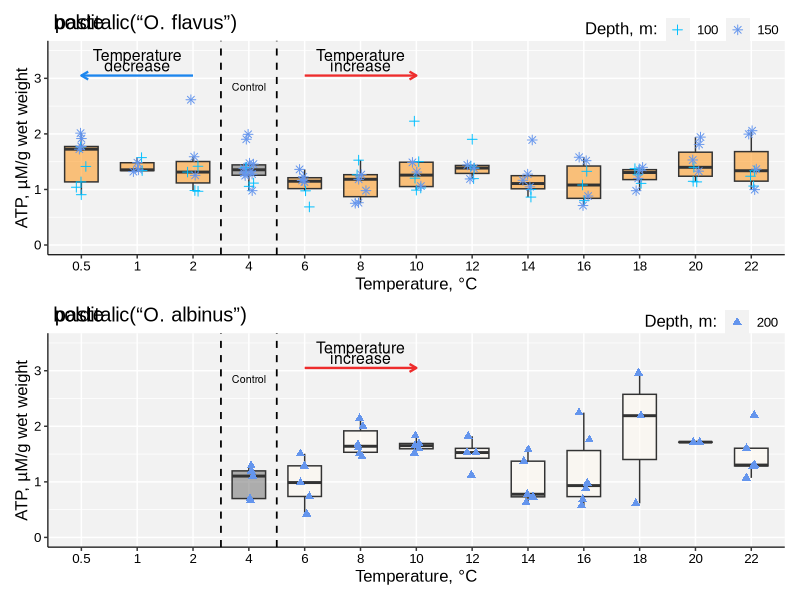
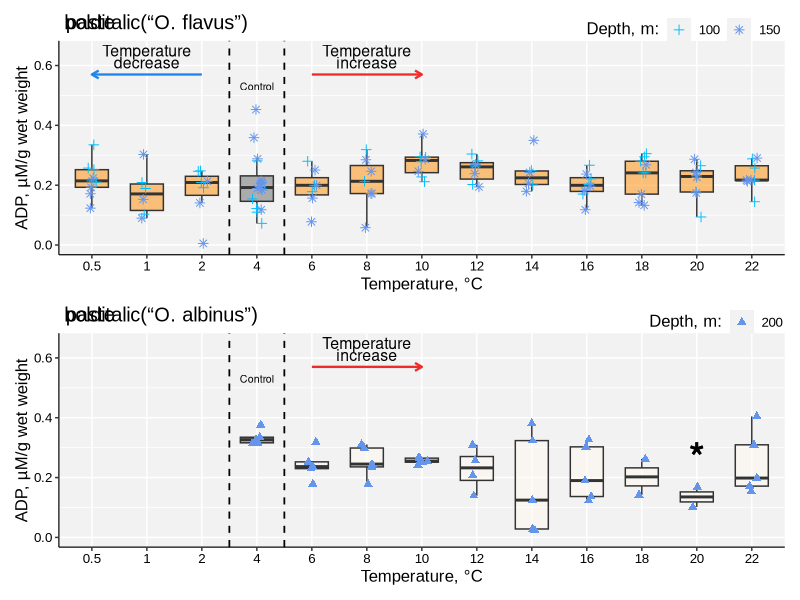
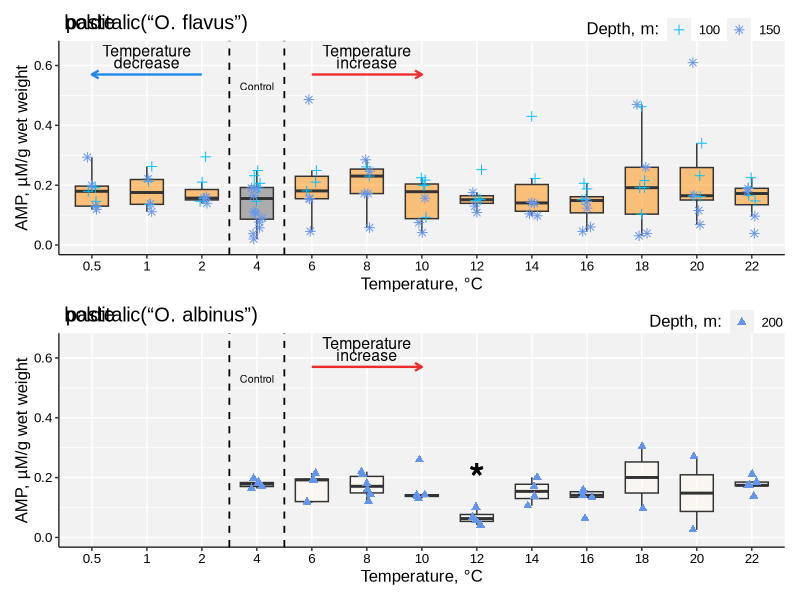
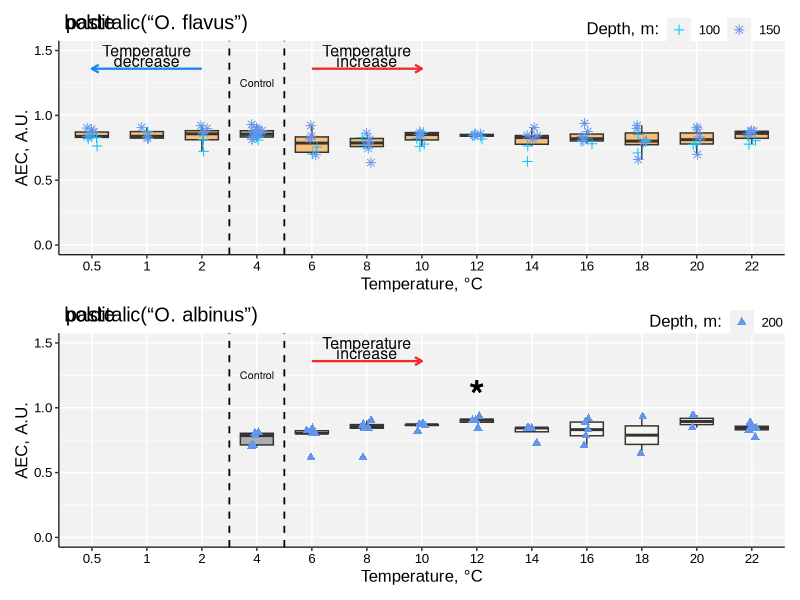
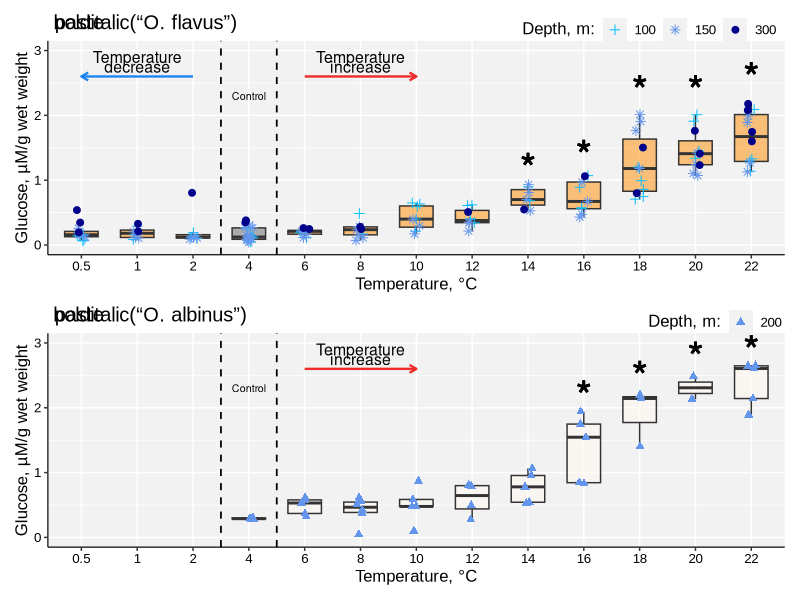
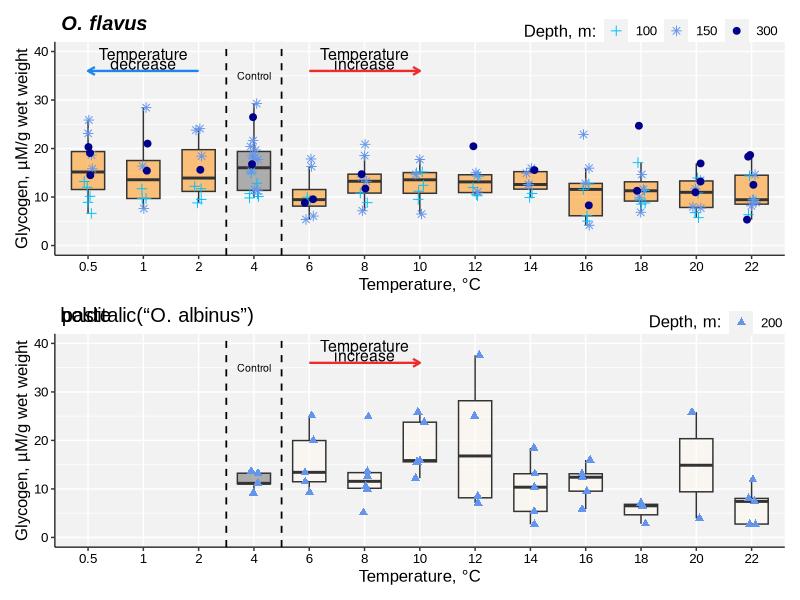
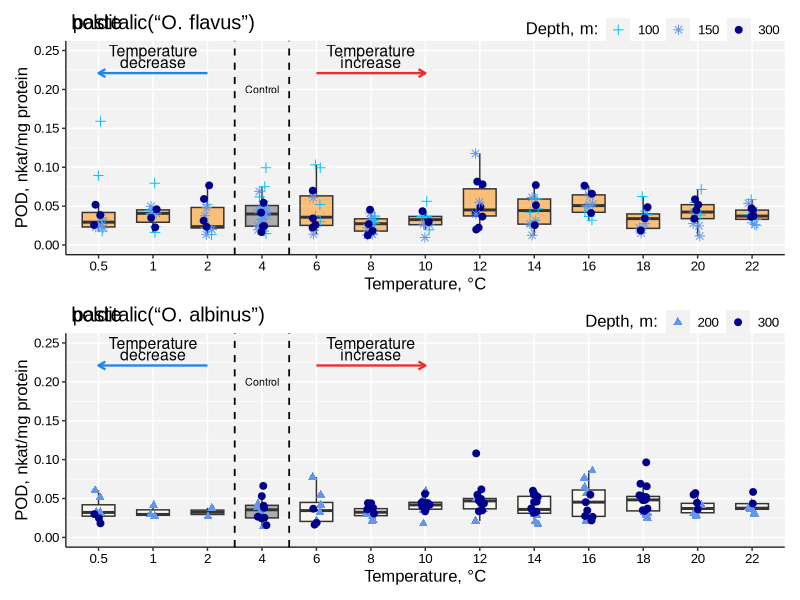
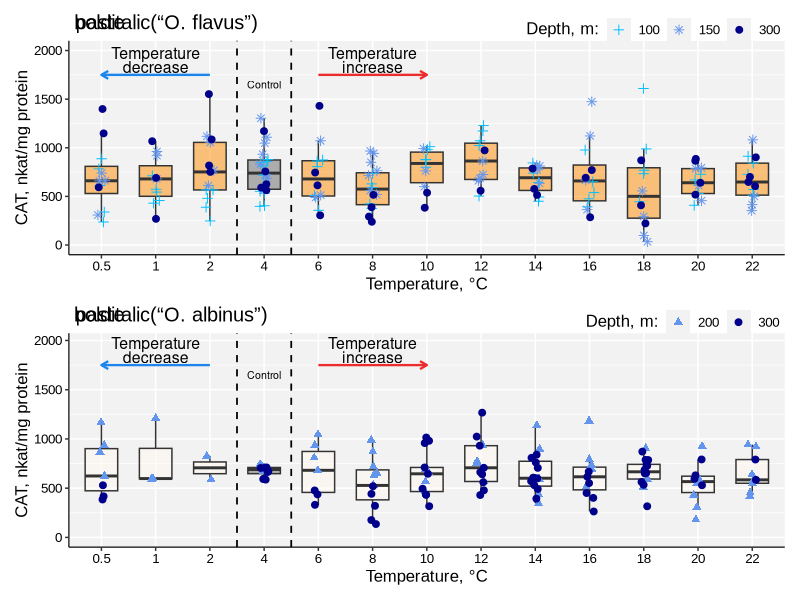

Write the R code that produced these figures, in order.
library(ggplot2)
library(ggtext)
library(glue)
library(patchwork)
library(openxlsx)


#download data
ATP <- read.xlsx("Raw_data_from_Ommatogammarus_in_experiments1.xlsx", sheet = 2)
ADP <- read.xlsx("Raw_data_from_Ommatogammarus_in_experiments1.xlsx", sheet = 3)
AMP <- read.xlsx("Raw_data_from_Ommatogammarus_in_experiments1.xlsx", sheet = 4)
AEC <- read.xlsx("Raw_data_from_Ommatogammarus_in_experiments1.xlsx", sheet = 5)
Glucose <- read.xlsx("Raw_data_from_Ommatogammarus_in_experiments1.xlsx", sheet = 6)
Glycogen <- read.xlsx("Raw_data_from_Ommatogammarus_in_experiments1.xlsx", sheet = 7)
POD <- read.xlsx("Raw_data_from_Ommatogammarus_in_experiments1.xlsx", sheet = 8)
CAT <- read.xlsx("Raw_data_from_Ommatogammarus_in_experiments1.xlsx", sheet = 9)
GST <- read.xlsx("Raw_data_from_Ommatogammarus_in_experiments1.xlsx", sheet = 10)
LDH <- read.xlsx("Raw_data_from_Ommatogammarus_in_experiments1.xlsx", sheet = 11)
#make data part is factors (ATP)
ATP$Temperature <- as.factor(ATP$Temperature)
ATP$Species <- as.factor(ATP$Species)
ATP$Parameter <- as.factor(ATP$Parameter)
ATP$Depth <- as.factor(ATP$Depth)
#make data part is factors (ADP)
ADP$Temperature <- as.factor(ADP$Temperature)
ADP$Species <- as.factor(ADP$Species)
ADP$Parameter <- as.factor(ADP$Parameter)
ADP$`Depth` <- as.factor(ADP$Depth)
#make data part is factors (AMP)
AMP$Temperature <- as.factor(AMP$Temperature)
AMP$Species <- as.factor(AMP$Species)
AMP$Parameter <- as.factor(AMP$Parameter)
AMP$Depth <- as.factor(AMP$Depth)
#make data part is factors (AEC)
AEC$Temperature <- as.factor(AEC$Temperature)
AEC$Species <- as.factor(AEC$Species)
AEC$Parameter <- as.factor(AEC$Parameter)
AEC$Depth <- as.factor(AEC$Depth)
#make data part is factors (Glucose)
Glucose$Temperature <- as.factor(Glucose$Temperature)
Glucose$Species <- as.factor(Glucose$Species)
Glucose$Parameter <- as.factor(Glucose$Parameter)
Glucose$Depth <- as.factor(Glucose$Depth)
#make data part is factors (Glycogen)
Glycogen$Temperature <- as.factor(Glycogen$Temperature)
Glycogen$Species <- as.factor(Glycogen$Species)
Glycogen$Parameter <- as.factor(Glycogen$Parameter)
Glycogen$Depth <- as.factor(Glycogen$Depth)
#make data part is factors (POD)
POD$Temperature <- as.factor(POD$Temperature)
POD$Species <- as.factor(POD$Species)
POD$Parameter <- as.factor(POD$Parameter)
POD$Depth <- as.factor(POD$Depth)
#make data part is factors (CAT)
CAT$Temperature <- as.factor(CAT$Temperature)
CAT$Species <- as.factor(CAT$Species)
CAT$Parameter <- as.factor(CAT$Parameter)
CAT$Depth <- as.factor(CAT$Depth)
#make data part is factors (GST)
GST$Temperature <- as.factor(GST$Temperature)
GST$Species <- as.factor(GST$Species)
GST$Parameter <- as.factor(GST$Parameter)
GST$Depth <- as.factor(GST$Depth)
#make data part is factors (LDH)
LDH$Temperature <- as.factor(LDH$Temperature)
LDH$Species <- as.factor(LDH$Species)
LDH$Parameter <- as.factor(LDH$Parameter)
LDH$Depth <- as.factor(LDH$Depth)
#split table at Species factor (ATP)
FlavusATP <- ATP[ATP$Species == "O. flavus", ]
AlbinusATP <- ATP[ATP$Species == "O. albinus", ]
#split table at Species factor (ADP)
FlavusADP <- ADP[ADP$Species == "O. flavus", ]
AlbinusADP <- ADP[ADP$Species == "O. albinus", ]
#split table at Species factor (AMP)
FlavusAMP <- AMP[AMP$Species == "O. flavus", ]
AlbinusAMP <- AMP[AMP$Species == "O. albinus", ]
#split table at Species factor (AEC)
FlavusAEC <- AEC[AEC$Species == "O. flavus", ]
AlbinusAEC <- AEC[AEC$Species == "O. albinus", ]
#split table at Species factor (Glucose)
FlavusGlucose <- Glucose[Glucose$Species == "O. flavus", ]
AlbinusGlucose <- Glucose[Glucose$Species == "O. albinus", ]
#split table at Species factor (Glycogen)
FlavusGlycogen <- Glycogen[Glycogen$Species == "O. flavus", ]
AlbinusGlycogen <- Glycogen[Glycogen$Species == "O. albinus", ]
#split table at Species factor (POD)
FlavusPOD <- POD[POD$Species == "O. flavus", ]
AlbinusPOD <- POD[POD$Species == "O. albinus", ]
#split table at Species factor (CAT)
FlavusCAT <- CAT[CAT$Species == "O. flavus", ]
AlbinusCAT <- CAT[CAT$Species == "O. albinus", ]
#split table at Species factor (GST)
FlavusGST <- GST[GST$Species == "O. flavus", ]
AlbinusGST <- GST[GST$Species == "O. albinus", ]
#split table at Species factor (LDH)
FlavusLDH <- LDH[LDH$Species == "O. flavus", ]
AlbinusLDH <- LDH[LDH$Species == "O. albinus", ]

#plot for ATP O. flavus
FlavusATP[,3] <- factor(FlavusATP[,3], levels=unique(FlavusATP[,3]))
FlavusATPcoluor <- c("darkorange", "darkorange", "darkorange", "gray40", "darkorange", "darkorange",
                     "darkorange", "darkorange", "darkorange", "darkorange", "darkorange", "darkorange",
                     "darkorange")
p1 <- ggplot(FlavusATP, 
       aes(x = Temperature, y = Value, ymin = 0)) +
  geom_boxplot(outlier.alpha = 0, alpha = 0.5, fill = FlavusATPcoluor, width = 0.6) +  
  geom_point(size = 2, alpha = 1, aes(group = Temperature, col = Depth, shape = Depth), 
             position = position_jitterdodge(jitter.width = 0.5)) +
  labs(fill = "Температура",
       col = "Depth, m:",
       shape = "Depth, m:",
       x = "Temperature, °C",
       y = "ATP, µM/g wet weight",
  ) +
  theme(title  = ggtext::element_markdown()) +
  scale_color_manual(values = c("deepskyblue", "cornflowerblue",'cornflowerblue', "darkblue")) +
  scale_shape_manual(values = c(3, 8, 17)) +
  ggtitle(substitute(paste(bolditalic('O. flavus')))) +
  theme(panel.background = element_rect(fill = 'gray95')) +
  theme(text=element_text(color="black"),axis.text=element_text(color="black")) +
  theme(plot.title = element_text(hjust = 0.5)) + 
  ylim(0, 3.5) +
  geom_vline(xintercept=c(3.5,4.5), linetype = "dashed", linewidth = 0.6) +
  annotate("segment", x = 5, xend = 7, y = 3.05, yend = 3.05, colour = "firebrick2", size=0.8, arrow=arrow(length = unit(0.2, "cm"))) +
  annotate("segment", x = 3, xend = 1, y = 3.05, yend = 3.05, colour = "dodgerblue2", size=0.8, arrow=arrow(length = unit(0.2, "cm"))) +
  annotate("text", x = c(2), y = c(3.42), label = "Temperature", cex=4, col = "black") +
  annotate("text", x = c(2), y = c(3.23), label = "decrease", cex=4, col = "black") +
  annotate("text", x = c(6), y = c(3.42), label = "Temperature", cex=4, col = "black") +
  annotate("text", x = c(6), y = c(3.23), label = "increase", cex=4, col = "black") +
  annotate("text", x = c(4), y = c(2.85), label = "Control", cex=2.7, col = "black") + 
  theme(text=element_text(color="black"),axis.text=element_text(color="black")) +
  theme(text=element_text(size=12, family="Arial")) + 
  theme(legend.position = c(0.86, 1.0515),
        legend.direction = "horizontal") +
  theme(plot.title = element_text(hjust = 0.01)) + theme(legend.background=element_rect(fill = alpha("white", 0))) + 
  theme(
    axis.line = element_line(linewidth = 0.4, color="black"))
#save plot ATP
ggsave("2023-12-20_АТФ flavus.png", width = 20, height = 11, units = "cm", dpi = 600)


#plot for ADP O. albinus
AlbinusATP[,3] <- factor(AlbinusATP[,3], levels=unique(AlbinusATP[,3]))
AlbinusATPcoluor <- c("gray40", "floralwhite", "floralwhite",
                      "floralwhite", "floralwhite", "floralwhite", "floralwhite", "floralwhite", "floralwhite",
                      "floralwhite")

p2 <- ggplot(AlbinusATP, 
       aes(x = factor(Temperature), y = Value, ymin = 0)) +
  geom_boxplot(outlier.alpha = 0, alpha = 0.5, fill = AlbinusATPcoluor, width = 0.6) +  
  geom_point(size = 2, alpha = 1, aes(group = Temperature, col = Depth, shape = Depth), 
             position = position_jitterdodge(jitter.width = 0.5)) +
  labs(fill = "Температура",
       col = "Depth, m:",
       shape = "Depth, m:",
       x = "Temperature, °C",
       y = "ATP, µM/g wet weight",
  ) +
  theme(title  = ggtext::element_markdown()) +
  scale_color_manual(values = c("cornflowerblue")) +
  scale_shape_manual(values = c(17)) +
  ggtitle(substitute(paste(bolditalic('O. albinus')))) +
  theme(panel.background = element_rect(fill = 'gray95')) +
  theme(text=element_text(color="black"),axis.text=element_text(color="black")) +
  theme(plot.title = element_text(hjust = 0.5)) + 
  ylim(0, 3.5) +
  geom_vline(xintercept=c(3.5,4.5), linetype = "dashed", linewidth = 0.6) +
  annotate("segment", x = 5, xend = 7, y = 3.05, yend = 3.05, colour = "firebrick2", size=0.8, arrow=arrow(length = unit(0.2, "cm"))) +
  annotate("text", x = c(6), y = c(3.42), label = "Temperature", cex=4, col = "black") +
  annotate("text", x = c(6), y = c(3.23), label = "increase", cex=4, col = "black") +
  annotate("text", x = c(4), y = c(2.85), label = "Control", cex=2.7, col = "black") + 
  theme(text=element_text(color="black"),axis.text=element_text(color="black")) +
  theme(text=element_text(size=12, family="Arial")) + 
  theme(legend.position = c(0.9, 1.0515),
        legend.direction = "horizontal", 
        legend.spacing.y = unit(1.0, 'cm')) +
  theme(plot.title = element_text(hjust = 0.01)) + theme(legend.background=element_rect(fill = alpha("white", 0))) + 
  theme(
    axis.line = element_line(linewidth = 0.4, color="black")) +
    scale_x_discrete(limits = c('0.5', '1', '2', '4', '6', '8', '10', '12', '14', '16', '18', '20', '22'))
ggsave("2023-12-20_АТФ albinus.png", width = 20, height = 11, units = "cm", dpi = 600) 

p1/p2
ggsave("2023-12-20_АТФ albinus и flavus2.0.png", width = 20, height = 22, units = "cm", dpi = 600)

#plot for ADP O. flavus
FlavusADP[,3] <- factor(FlavusADP[,3], levels=unique(FlavusADP[,3]))
FlavusADPcoluor <- c("darkorange", "darkorange", "darkorange", "gray40", "darkorange", "darkorange",
                     "darkorange", "darkorange", "darkorange", "darkorange", "darkorange", "darkorange",
                     "darkorange")
p3 <- ggplot(FlavusADP, 
       aes(x = Temperature, y = Value, ymin = 0)) +
  geom_boxplot(outlier.alpha = 0, alpha = 0.5, fill = FlavusADPcoluor, width = 0.6) +  
  geom_point(size = 2, alpha = 1, aes(group = Temperature, col = Depth, shape = Depth), 
             position = position_jitterdodge(jitter.width = 0.5)) +
  labs(fill = "Температура",
       col = "Depth, m:",
       shape = "Depth, m:",
       x = "Temperature, °C",
       y = "ADP, µM/g wet weight",
  ) +
  theme(title  = ggtext::element_markdown()) +
  scale_color_manual(values = c("deepskyblue", "cornflowerblue", "darkblue")) +
  scale_shape_manual(values = c(3, 8, 19, 3, 8, 19, 8, 19)) +
  ggtitle(substitute(paste(bolditalic('O. flavus')))) +
  theme(panel.background = element_rect(fill = 'gray95')) +
  theme(text=element_text(color="black"),axis.text=element_text(color="black")) +
  theme(plot.title = element_text(hjust = 0.5)) +
  geom_vline(xintercept=c(3.5,4.5), linetype = "dashed", linewidth = 0.6) +
  annotate("segment", x = 5, xend = 7, y = .57, yend = .57, colour = "firebrick2", size=0.8, arrow=arrow(length = unit(0.2, "cm"))) +
  annotate("segment", x = 3, xend = 1, y = .57, yend = .57, colour = "dodgerblue2", size=0.8, arrow=arrow(length = unit(0.2, "cm"))) +
  annotate("text", x = c(2), y = c(.65), label = "Temperature", cex=4, col = "black") +
  annotate("text", x = c(2), y = c(.61), label = "decrease", cex=4, col = "black") +
  annotate("text", x = c(6), y = c(.65), label = "Temperature", cex=4, col = "black") +
  annotate("text", x = c(6), y = c(.61), label = "increase", cex=4, col = "black") +
  annotate("text", x = c(4), y = c(.53), label = "Control", cex=2.7, col = "black") + 
  theme(text=element_text(color="black"),axis.text=element_text(color="black")) + 
  theme(text=element_text(color="black"),axis.text=element_text(color="black")) +
  theme(text=element_text(size=12, family="Arial")) +
  ylim(0, .65) + 
  theme(legend.position = c(0.86, 1.0515),
        legend.direction = "horizontal") +
  theme(plot.title = element_text(hjust = 0.01)) + theme(legend.background=element_rect(fill = alpha("white", 0))) + 
  theme(
    axis.line = element_line(linewidth = 0.4, color="black"))
#save plot ADP
ggsave("2023-12-20_АДФ flavus.png", width = 20, height = 11, units = "cm", dpi = 600)

#plot for ADP O. albinus
AlbinusADP[,3] <- factor(AlbinusADP[,3], levels=unique(AlbinusADP[,3]))
AlbinusADPcoluor <- c("gray40", "floralwhite", "floralwhite",
                      "floralwhite", "floralwhite", "floralwhite", "floralwhite", "floralwhite", "floralwhite",
                      "floralwhite")
p4 <- ggplot(AlbinusADP, 
       aes(x = Temperature, y = Value, ymin = 0)) +
  geom_boxplot(outlier.alpha = 0, alpha = 0.5, fill = AlbinusADPcoluor, width = 0.6) +  
  geom_point(size = 2, alpha = 1, aes(group = Temperature, col = Depth, shape = Depth), 
             position = position_jitterdodge(jitter.width = 0.5)) +
  labs(fill = "Температура",
       col = "Depth, m:",
       shape = "Depth, m:",
       x = "Temperature, °C",
       y = "ADP, µM/g wet weight",
  ) +
  theme(title  = ggtext::element_markdown()) +
  scale_color_manual(values = c("cornflowerblue")) +
  scale_shape_manual(values = c(17)) +
  ggtitle(substitute(paste(bolditalic('O. albinus')))) +
  theme(panel.background = element_rect(fill = 'gray95')) +
  theme(text=element_text(color="black"),axis.text=element_text(color="black")) +
  theme(plot.title = element_text(hjust = 0.5)) + 
  ylim(0, 0.65) +
  geom_vline(xintercept=c(3.5,4.5), linetype = "dashed", linewidth = 0.6) +
  annotate("segment", x = 5, xend = 7, y = .57, yend = .57, colour = "firebrick2", size=0.8, arrow=arrow(length = unit(0.2, "cm"))) +
  annotate("text", x = c(6), y = c(.65), label = "Temperature", cex=4, col = "black") +
  annotate("text", x = c(6), y = c(.61), label = "increase", cex=4, col = "black") +
  annotate("text", x = c(4), y = c(.53), label = "Control", cex=2.7, col = "black") + 
  annotate("text", x = c(12), y = c(0.27), label = substitute(paste(bold("*"))), cex=10, col = "black") +
  theme(text=element_text(color="black"),axis.text=element_text(color="black")) +
  theme(text=element_text(size=12, family="Arial")) + 
  theme(legend.position = c(0.905, 1.0515),
        legend.direction = "horizontal") +
  theme(plot.title = element_text(hjust = 0.01)) + theme(legend.background=element_rect(fill = alpha("white", 0))) + 
  theme(
    axis.line = element_line(linewidth = 0.4, color="black")) +
  scale_x_discrete(limits = c('0.5', '1', '2', '4', '6', '8', '10', '12', '14', '16', '18', '20', '22'))
#save plot ADP
ggsave("2023-12-20_АДФ albinus.png", width = 20, height = 11, units = "cm", dpi = 600)


p3/p4
ggsave("2023-12-20_АДФ albinus и flavus2.0.png", width = 20, height = 22, units = "cm", dpi = 600)

#plot for AMP O. flavus
FlavusAMP[,3] <- factor(FlavusAMP[,3], levels=unique(FlavusAMP[,3]))
FlavusAMPcoluor <- c("darkorange", "darkorange", "darkorange", "gray40", "darkorange", "darkorange",
                     "darkorange", "darkorange", "darkorange", "darkorange", "darkorange", "darkorange",
                     "darkorange")
p5 <- ggplot(FlavusAMP, 
       aes(x = Temperature, y = Value, ymin = 0)) +
  geom_boxplot(outlier.alpha = 0, alpha = 0.5, fill = FlavusADPcoluor, width = 0.6) +  
  geom_point(size = 2, alpha = 1, aes(group = Temperature, col = Depth, shape = Depth), 
             position = position_jitterdodge(jitter.width = 0.5)) +
  labs(fill = "Температура",
       col = "Depth, m:",
       shape = "Depth, m:",
       x = "Temperature, °C",
       y = "AMP, µM/g wet weight",
  ) +
  theme(title  = ggtext::element_markdown()) +
  scale_color_manual(values = c("deepskyblue", "cornflowerblue", "darkblue")) +
  scale_shape_manual(values = c(3, 8, 19, 3, 8, 19, 8, 19)) +
  ggtitle(substitute(paste(bolditalic('O. flavus')))) +
  theme(panel.background = element_rect(fill = 'gray95')) +
  theme(text=element_text(color="black"),axis.text=element_text(color="black")) +
  theme(plot.title = element_text(hjust = 0.5)) +
  geom_vline(xintercept=c(3.5,4.5), linetype = "dashed", linewidth = 0.6) +
  annotate("segment", x = 5, xend = 7, y = .57, yend = .57, colour = "firebrick2", size=0.8, arrow=arrow(length = unit(0.2, "cm"))) +
  annotate("segment", x = 3, xend = 1, y = .57, yend = .57, colour = "dodgerblue2", size=0.8, arrow=arrow(length = unit(0.2, "cm"))) +
  annotate("text", x = c(2), y = c(.65), label = "Temperature", cex=4, col = "black") +
  annotate("text", x = c(2), y = c(.61), label = "decrease", cex=4, col = "black") +
  annotate("text", x = c(6), y = c(.65), label = "Temperature", cex=4, col = "black") +
  annotate("text", x = c(6), y = c(.61), label = "increase", cex=4, col = "black") +
  annotate("text", x = c(4), y = c(.53), label = "Control", cex=2.7, col = "black") + 
  theme(text=element_text(color="black"),axis.text=element_text(color="black")) + 
  theme(text=element_text(size=12, family="Arial")) +
  ylim(0, .65) + 
  theme(legend.position = c(0.86, 1.0515),
        legend.direction = "horizontal") +
  theme(plot.title = element_text(hjust = 0.01)) + theme(legend.background=element_rect(fill = alpha("white", 0))) + 
  theme(
    axis.line = element_line(linewidth = 0.4, color="black"))
#save plot AMP
ggsave("2023-12-20_АМФ flavus.png", width = 20, height = 11, units = "cm", dpi = 600)

#plot for AMP O. albinus
AlbinusAMP[,3] <- factor(AlbinusAMP[,3], levels=unique(AlbinusAMP[,3]))
AlbinusAMPcoluor <- c("gray40", "floralwhite", "floralwhite",
                      "floralwhite", "floralwhite", "floralwhite", "floralwhite", "floralwhite", "floralwhite",
                      "floralwhite")
p6 <- ggplot(AlbinusAMP, 
       aes(x = Temperature, y = Value, ymin = 0)) +
  geom_boxplot(outlier.alpha = 0, alpha = 0.5, fill = AlbinusAMPcoluor, width = 0.6) +  
  geom_point(size = 2, alpha = 1, aes(group = Temperature, col = Depth, shape = Depth), 
             position = position_jitterdodge(jitter.width = 0.5)) +
  labs(fill = "Температура",
       col = "Depth, m:",
       shape = "Depth, m:",
       x = "Temperature, °C",
       y = "AMP, µM/g wet weight",
  ) +
  theme(title  = ggtext::element_markdown()) +
  scale_color_manual(values = c("cornflowerblue")) +
  scale_shape_manual(values = c(17)) +
  ggtitle(substitute(paste(bolditalic('O. albinus')))) +
  theme(panel.background = element_rect(fill = 'gray95')) +
  theme(text=element_text(color="black"),axis.text=element_text(color="black")) +
  theme(plot.title = element_text(hjust = 0.5)) + 
  ylim(0, 0.65) +
  geom_vline(xintercept=c(3.5,4.5), linetype = "dashed", linewidth = 0.6) +
  annotate("segment", x = 5, xend = 7, y = .57, yend = .57, colour = "firebrick2", size=0.8, arrow=arrow(length = unit(0.2, "cm"))) +
  annotate("text", x = c(6), y = c(.65), label = "Temperature", cex=4, col = "black") +
  annotate("text", x = c(6), y = c(.61), label = "increase", cex=4, col = "black") +
  annotate("text", x = c(4), y = c(.53), label = "Control", cex=2.7, col = "black") + 
  annotate("text", x = c(8), y = c(0.2), label = substitute(paste(bold("*"))), cex=10, col = "black") +
  theme(text=element_text(color="black"),axis.text=element_text(color="black")) + 
  theme(text=element_text(size=12, family="Arial")) + 
  theme(legend.position = c(0.905, 1.0515),
        legend.direction = "horizontal") +
  theme(plot.title = element_text(hjust = 0.01)) + theme(legend.background=element_rect(fill = alpha("white", 0))) + 
  theme(
    axis.line = element_line(linewidth = 0.4, color="black")) +
  scale_x_discrete(limits = c('0.5', '1', '2', '4', '6', '8', '10', '12', '14', '16', '18', '20', '22'))
#save plot AMP
ggsave("2023-12-20_АМФ albinus.png", width = 20, height = 11, units = "cm", dpi = 600)

p5/p6
ggsave("2_p_2023-12-20_АМФ albinus и flavus.png", width = 20, height = 22, units = "cm", dpi = 600)

#################################################################################################################################################################

#plot for AEC O. flavus
FlavusAEC[,3] <- factor(FlavusAEC[,3], levels=unique(FlavusAEC[,3]))
FlavusAECcoluor <- c("darkorange", "darkorange", "darkorange", "gray40", "darkorange", "darkorange",
                     "darkorange", "darkorange", "darkorange", "darkorange", "darkorange", "darkorange",
                     "darkorange")
p7 <- ggplot(FlavusAEC, 
       aes(x = Temperature, y = Value, ymin = 0)) +
  geom_boxplot(outlier.alpha = 0, alpha = 0.5, fill = FlavusAECcoluor, width = 0.6) +  
  geom_point(size = 2, alpha = 1, aes(group = Temperature, col = Depth, shape = Depth), 
             position = position_jitterdodge(jitter.width = 0.5)) +
  labs(fill = "Температура",
       col = "Depth, m:",
       shape = "Depth, m:",
       x = "Temperature, °C",
       y = "AEC, A.U.",
  ) +
  theme(title  = ggtext::element_markdown()) +
  scale_color_manual(values = c("deepskyblue", "cornflowerblue", "darkblue")) +
  scale_shape_manual(values = c(3, 8, 19, 3, 8, 19, 8, 19)) +
  ggtitle(substitute(paste(bolditalic('O. flavus')))) +
  theme(panel.background = element_rect(fill = 'gray95')) +
  theme(text=element_text(color="black"),axis.text=element_text(color="black")) +
  theme(plot.title = element_text(hjust = 0.5)) +
  geom_vline(xintercept=c(3.5,4.5), linetype = "dashed", linewidth = 0.6) +
  annotate("segment", x = 5, xend = 7, y = 1.36, yend = 1.36, colour = "firebrick2", size=0.8, arrow=arrow(length = unit(0.2, "cm"))) +
  annotate("segment", x = 3, xend = 1, y = 1.36, yend = 1.36, colour = "dodgerblue2", size=0.8, arrow=arrow(length = unit(0.2, "cm"))) +
  annotate("text", x = c(2), y = c(1.5), label = "Temperature", cex=4, col = "black") +
  annotate("text", x = c(2), y = c(1.42), label = "decrease", cex=4, col = "black") +
  annotate("text", x = c(6), y = c(1.5), label = "Temperature", cex=4, col = "black") +
  annotate("text", x = c(6), y = c(1.42), label = "increase", cex=4, col = "black") +
  annotate("text", x = c(4), y = c(1.25), label = "Control", cex=2.7, col = "black") + 
  theme(text=element_text(color="black"),axis.text=element_text(color="black")) + 
  theme(text=element_text(size=12, family="Arial")) +
  ylim(0, 1.5) + 
  theme(legend.position = c(0.86, 1.0515),
        legend.direction = "horizontal") +
  theme(plot.title = element_text(hjust = 0.01)) + theme(legend.background=element_rect(fill = alpha("white", 0))) + 
  theme(
    axis.line = element_line(linewidth = 0.4, color="black"))
#save plot AEC
ggsave("2023-12-19_АEC flavus.png", width = 20, height = 11, units = "cm", dpi = 600)

#plot for AEC O. albinus
AlbinusAEC[,3] <- factor(AlbinusAEC[,3], levels=unique(AlbinusAEC[,3]))
AlbinusAECcoluor <- c("gray40", "floralwhite", "floralwhite",
                      "floralwhite", "floralwhite", "floralwhite", "floralwhite", "floralwhite", "floralwhite",
                      "floralwhite")
p8 <- ggplot(AlbinusAEC, 
       aes(x = Temperature, y = Value, ymin = 0)) +
  geom_boxplot(outlier.alpha = 0, alpha = 0.5, fill = AlbinusAECcoluor, width = 0.6) +  
  geom_point(size = 2, alpha = 1, aes(group = Temperature, col = Depth, shape = Depth), 
             position = position_jitterdodge(jitter.width = 0.5)) +
  labs(fill = "Температура",
       col = "Depth, m:",
       shape = "Depth, m:",
       x = "Temperature, °C",
       y = "AEC, A.U.",
  ) +
  theme(title  = ggtext::element_markdown()) +
  scale_color_manual(values = c("cornflowerblue")) +
  scale_shape_manual(values = c(17)) +
  ggtitle(substitute(paste(bolditalic('O. albinus')))) +
  theme(panel.background = element_rect(fill = 'gray95')) +
  theme(text=element_text(color="black"),axis.text=element_text(color="black")) +
  theme(plot.title = element_text(hjust = 0.5)) + 
  ylim(0, 1.5) +
  geom_vline(xintercept=c(3.5,4.5), linetype = "dashed", linewidth = 0.6) +
  annotate("segment", x = 5, xend = 7, y = 1.36, yend = 1.36, colour = "firebrick2", size=0.8, arrow=arrow(length = unit(0.2, "cm"))) +
  annotate("text", x = c(6), y = c(1.5), label = "Temperature", cex=4, col = "black") +
  annotate("text", x = c(6), y = c(1.42), label = "increase", cex=4, col = "black") +
  annotate("text", x = c(4), y = c(1.25), label = "Control", cex=2.7, col = "black") + 
  annotate("text", x = c(8), y = c(1.1), label = substitute(paste(bold("*"))), cex=10, col = "black") +
  theme(text=element_text(color="black"),axis.text=element_text(color="black")) +
  theme(text=element_text(size=12, family="Arial")) + 
  theme(legend.position = c(0.905, 1.0515),
        legend.direction = "horizontal") +
  theme(plot.title = element_text(hjust = 0.01)) + theme(legend.background=element_rect(fill = alpha("white", 0))) + 
  theme(
    axis.line = element_line(linewidth = 0.4, color="black")) +
  scale_x_discrete(limits = c('0.5', '1', '2', '4', '6', '8', '10', '12', '14', '16', '18', '20', '22'))
#save plot AEC
ggsave("2023-12-18_АEC albinus.png", width = 20, height = 11, units = "cm", dpi = 600)

p7/p8
#save plot AEC
ggsave("2_p_2023-12-20_АEC albinus и flavus.png", width = 20, height = 22, units = "cm", dpi = 600)

#################################################################################################################################################################

#plot for Glucose O. flavus
FlavusGlucose[,3] <- factor(FlavusGlucose[,3], levels=unique(FlavusGlucose[,3]))
FlavusGlucosecoluor <- c("darkorange", "darkorange", "darkorange", "gray40", "darkorange", "darkorange",
                         "darkorange", "darkorange", "darkorange", "darkorange", "darkorange", "darkorange",
                         "darkorange")
p9 <- ggplot(FlavusGlucose, 
       aes(x = Temperature, y = Value, ymin = 0)) +
  geom_boxplot(outlier.alpha = 0, alpha = 0.5, fill = FlavusGlucosecoluor, width = 0.6) +  
  geom_point(size = 2, alpha = 1, aes(group = Temperature, col = Depth, shape = Depth), 
             position = position_jitterdodge(jitter.width = 0.5)) +
  labs(fill = "Температура",
       col = "Depth, m:",
       shape = "Depth, m:",
       x = "Temperature, °C",
       y = "Glucose, µM/g wet weight",
  ) +
  theme(title  = ggtext::element_markdown()) +
  scale_color_manual(values = c("deepskyblue", "cornflowerblue", "darkblue")) +
  scale_shape_manual(values = c(3, 8, 19, 3, 8, 19, 8, 19)) +
  ggtitle(substitute(paste(bolditalic('O. flavus')))) +
  theme(panel.background = element_rect(fill = 'gray95')) +
  theme(text=element_text(color="black"),axis.text=element_text(color="black")) +
  theme(plot.title = element_text(hjust = 0.5)) +
  geom_vline(xintercept=c(3.5,4.5), linetype = "dashed", linewidth = 0.6) +
  annotate("segment", x = 5, xend = 7, y = 2.6, yend = 2.6, colour = "firebrick2", size=0.8, arrow=arrow(length = unit(0.2, "cm"))) +
  annotate("segment", x = 3, xend = 1, y = 2.6, yend = 2.6, colour = "dodgerblue2", size=0.8, arrow=arrow(length = unit(0.2, "cm"))) +
  annotate("text", x = c(2), y = c(2.9), label = "Temperature", cex=4, col = "black") +
  annotate("text", x = c(2), y = c(2.75), label = "decrease", cex=4, col = "black") +
  annotate("text", x = c(6), y = c(2.9), label = "Temperature", cex=4, col = "black") +
  annotate("text", x = c(6), y = c(2.75), label = "increase", cex=4, col = "black") +
  annotate("text", x = c(4), y = c(2.3), label = "Control", cex=2.7, col = "black") + 
  annotate("text", x = c(13), y = c(2.6), label = substitute(paste(bold("*"))), cex=10, col = "black") + 
  annotate("text", x = c(12), y = c(2.4), label = substitute(paste(bold("*"))), cex=10, col = "black") +
  annotate("text", x = c(11), y = c(2.4), label = substitute(paste(bold("*"))), cex=10, col = "black") +
  annotate("text", x = c(10), y = c(1.4), label = substitute(paste(bold("*"))), cex=10, col = "black") +
  annotate("text", x = c(9), y = c(1.2), label = substitute(paste(bold("*"))), cex=10, col = "black") +
  theme(text=element_text(color="black"),axis.text=element_text(color="black")) + 
  theme(text=element_text(size=12, family="Arial")) +
  theme(legend.position = c(0.816, 1.0515),
        legend.direction = "horizontal") +
  theme(plot.title = element_text(hjust = 0.01)) + theme(legend.background=element_rect(fill = alpha("white", 0))) + 
  theme(
    axis.line = element_line(linewidth = 0.4, color="black")) +
  ylim(0,3)
#save plot Glucose
ggsave("2023-12-20_Glucose flavus.png", width = 20, height = 11, units = "cm", dpi = 600)


#plot for Glucose O. albinus
AlbinusGlucose[,3] <- factor(AlbinusGlucose[,3], levels=unique(AlbinusGlucose[,3]))
AlbinusGlucosecoluor <- c("gray40", "floralwhite", "floralwhite",
                          "floralwhite", "floralwhite", "floralwhite", "floralwhite", "floralwhite", "floralwhite",
                          "floralwhite")
p10 <- ggplot(AlbinusGlucose, 
       aes(x = Temperature, y = Value, ymin = 0)) +
  geom_boxplot(outlier.alpha = 0, alpha = 0.5, fill = AlbinusGlucosecoluor, width = 0.6) +  
  geom_point(size = 2, alpha = 1, aes(group = Temperature, col = Depth, shape = Depth), 
             position = position_jitterdodge(jitter.width = 0.5)) +
  labs(fill = "Температура",
       col = "Depth, m:",
       shape = "Depth, m:",
       x = "Temperature, °C",
       y = "Glucose, µM/g wet weight",
  ) +
  theme(title  = ggtext::element_markdown()) +
  scale_color_manual(values = c("cornflowerblue")) +
  scale_shape_manual(values = c(17)) +
  ggtitle(substitute(paste(bolditalic('O. albinus')))) +
  theme(panel.background = element_rect(fill = 'gray95')) +
  theme(text=element_text(color="black"),axis.text=element_text(color="black")) +
  theme(plot.title = element_text(hjust = 0.5)) +
  geom_vline(xintercept=c(3.5,4.5), linetype = "dashed", linewidth = 0.6) +
  annotate("segment", x = 5, xend = 7, y = 2.6, yend = 2.6, colour = "firebrick2", size=0.8, arrow=arrow(length = unit(0.2, "cm"))) +
  annotate("text", x = c(6), y = c(2.9), label = "Temperature", cex=4, col = "black") +
  annotate("text", x = c(6), y = c(2.75), label = "increase", cex=4, col = "black") +
  annotate("text", x = c(4), y = c(2.3), label = "Control", cex=2.7, col = "black") + 
  annotate("text", x = c(13), y = c(2.9), label = substitute(paste(bold("*"))), cex=10, col = "black") + 
  annotate("text", x = c(12), y = c(2.8), label = substitute(paste(bold("*"))), cex=10, col = "black") +
  annotate("text", x = c(11), y = c(2.5), label = substitute(paste(bold("*"))), cex=10, col = "black") +
  annotate("text", x = c(10), y = c(2.2), label = substitute(paste(bold("*"))), cex=10, col = "black") +
  theme(text=element_text(size=12, family="Arial")) + 
  theme(legend.position = c(0.905, 1.0515),
        legend.direction = "horizontal") +
  theme(plot.title = element_text(hjust = 0.01)) + theme(legend.background=element_rect(fill = alpha("white", 0))) + 
  theme(
    axis.line = element_line(linewidth = 0.4, color="black")) + 
  ylim(0, 3) +
  scale_x_discrete(limits = c('0.5', '1', '2', '4', '6', '8', '10', '12', '14', '16', '18', '20', '22'))
#save plot Glucose
ggsave("2023-12-20_Glucose albinus.png", width = 20, height = 11, units = "cm", dpi = 600)

p9/p10
ggsave("2023-12-20_Glucose albinus и flavus.png", width = 20, height = 22, units = "cm", dpi = 600)


#plot for Glycogen O. flavus
FlavusGlycogen[,3] <- factor(FlavusGlycogen[,3], levels=unique(FlavusGlycogen[,3]))
FlavusGlycogencoluor <- c("darkorange", "darkorange", "darkorange", "gray40", "darkorange", "darkorange",
                          "darkorange", "darkorange", "darkorange", "darkorange", "darkorange", "darkorange",
                          "darkorange")
p11 <- ggplot(FlavusGlycogen, 
       aes(x = Temperature, y = Value, ymin = 0)) +
  geom_boxplot(outlier.alpha = 0, alpha = 0.5, fill = FlavusGlycogencoluor, width = 0.6) +  
  geom_point(size = 2, alpha = 1, aes(group = Temperature, col = Depth, shape = Depth), 
             position = position_jitterdodge(jitter.width = 0.5)) +
  labs(fill = "Температура",
       col = "Depth, m:",
       shape = "Depth, m:",
       x = "Temperature, °C",
       y = "Glycogen, µM/g wet weight",
  ) +
  scale_color_manual(values = c("deepskyblue", "cornflowerblue", "darkblue")) +
  scale_shape_manual(values = c(3, 8, 19, 3, 8, 19, 8, 19)) +
  ggtitle(substitute(paste(bolditalic('O. flavus')))) +
  theme(panel.background = element_rect(fill = 'gray95')) +
  theme(text=element_text(color="black"),axis.text=element_text(color="black")) +
  theme(plot.title = element_text(hjust = 0.5)) +
  geom_vline(xintercept=c(3.5,4.5), linetype = "dashed", linewidth = 0.6) +
  annotate("segment", x = 5, xend = 7, y = 36, yend = 36, colour = "firebrick2", size=0.8, arrow=arrow(length = unit(0.2, "cm"))) +
  annotate("segment", x = 3, xend = 1, y = 36, yend = 36, colour = "dodgerblue2", size=0.8, arrow=arrow(length = unit(0.2, "cm"))) +
  annotate("text", x = c(2), y = c(39.5), label = "Temperature", cex=4, col = "black") +
  annotate("text", x = c(2), y = c(37.5), label = "decrease", cex=4, col = "black") +
  annotate("text", x = c(6), y = c(39.5), label = "Temperature", cex=4, col = "black") +
  annotate("text", x = c(6), y = c(37.5), label = "increase", cex=4, col = "black") +
  annotate("text", x = c(4), y = c(35), label = "Control", cex=2.7, col = "black") + 
  theme(text=element_text(color="black"),axis.text=element_text(color="black")) +
  theme(text=element_text(size=12, family="Arial")) +
  theme(legend.position = c(0.816, 1.0515),
        legend.direction = "horizontal") +
  theme(plot.title = element_text(hjust = 0.01)) + theme(legend.background=element_rect(fill = alpha("white", 0))) + 
  theme(
    axis.line = element_line(linewidth = 0.4, color="black")) + 
  ylim(0, 40) 

#save plot Glucose
ggsave("2023-12-20_Glycogen flavus.png", width = 20, height = 11, units = "cm", dpi = 600)

#plot for Glycogen O. albinus
AlbinusGlycogen[,3] <- factor(AlbinusGlycogen[,3], levels=unique(AlbinusGlycogen[,3]))
AlbinusGlycogencoluor <- c("gray40", "floralwhite", "floralwhite",
                           "floralwhite", "floralwhite", "floralwhite", "floralwhite", "floralwhite", "floralwhite",
                           "floralwhite")
p12 <- ggplot(AlbinusGlycogen, 
       aes(x = Temperature, y = Value, ymin = 0)) +
  geom_boxplot(outlier.alpha = 0, alpha = 0.5, fill = AlbinusGlycogencoluor, width = 0.6) +  
  geom_point(size = 2, alpha = 1, aes(group = Temperature, col = Depth, shape = Depth), 
             position = position_jitterdodge(jitter.width = 0.5)) +
  labs(fill = "Температура",
       col = "Depth, m:",
       shape = "Depth, m:",
       x = "Temperature, °C",
       y = "Glycogen, µM/g wet weight",
  ) +
  theme(title  = ggtext::element_markdown()) +
  scale_color_manual(values = c("cornflowerblue")) +
  scale_shape_manual(values = c(17)) +
  ggtitle(substitute(paste(bolditalic('O. albinus')))) +
  theme(panel.background = element_rect(fill = 'gray95')) +
  theme(text=element_text(color="black"),axis.text=element_text(color="black")) +
  theme(plot.title = element_text(hjust = 0.5)) +
  geom_vline(xintercept=c(3.5,4.5), linetype = "dashed", linewidth = 0.6) +
  annotate("segment", x = 5, xend = 7, y = 36, yend = 36, colour = "firebrick2", size=0.8, arrow=arrow(length = unit(0.2, "cm"))) +
  annotate("text", x = c(6), y = c(39.5), label = "Temperature", cex=4, col = "black") +
  annotate("text", x = c(6), y = c(37.5), label = "increase", cex=4, col = "black") +
  annotate("text", x = c(4), y = c(35), label = "Control", cex=2.7, col = "black") + 
  theme(text=element_text(color="black"),axis.text=element_text(color="black")) +
  theme(text=element_text(size=12, family="Arial")) + 
  theme(legend.position = c(0.905, 1.0515),
        legend.direction = "horizontal") +
  theme(plot.title = element_text(hjust = 0.01)) + theme(legend.background=element_rect(fill = alpha("white", 0))) + 
  theme(
    axis.line = element_line(linewidth = 0.4, color="black")) + 
  ylim(0, 40) +
  scale_x_discrete(limits = c('0.5', '1', '2', '4', '6', '8', '10', '12', '14', '16', '18', '20', '22'))

#save plot Glucose
ggsave("2023-12-20_Glycogen albinus.png", width = 20, height = 11, units = "cm", dpi = 600)

p11/p12
ggsave("2023-12-20_Glycogen albinus и flavus.png", width = 20, height = 22, units = "cm", dpi = 600)


#plot for POD O. flavus
FlavusPOD[,3] <- factor(FlavusPOD[,3], levels=unique(FlavusPOD[,3]))
FlavusPODcoluor <- c("darkorange", "darkorange", "darkorange", "gray40", "darkorange", "darkorange",
                     "darkorange", "darkorange", "darkorange", "darkorange", "darkorange", "darkorange",
                     "darkorange")
p13 <- ggplot(FlavusPOD, 
       aes(x = Temperature, y = Value, ymin = 0)) +
  geom_boxplot(outlier.alpha = 0, alpha = 0.5, fill = FlavusPODcoluor, width = 0.6) +  
  geom_point(size = 2, alpha = 1, aes(group = Temperature, col = Depth, shape = Depth), 
             position = position_jitterdodge(jitter.width = 0.5)) +
  labs(fill = "Температура",
       col = "Depth, m:",
       shape = "Depth, m:",
       x = "Temperature, °C",
       y = "POD, nkat/mg protein",
  ) +
  theme(title  = ggtext::element_markdown()) +
  scale_color_manual(values = c("deepskyblue", "cornflowerblue", "darkblue")) +
  scale_shape_manual(values = c(3, 8, 19, 3, 8, 19, 8, 19)) +
  ggtitle(substitute(paste(bolditalic('O. flavus')))) +
  theme(panel.background = element_rect(fill = 'gray95')) +
  theme(text=element_text(color="black"),axis.text=element_text(color="black")) +
  theme(plot.title = element_text(hjust = 0.5)) +
  geom_vline(xintercept=c(3.5,4.5), linetype = "dashed", linewidth = 0.6) +
  annotate("segment", x = 5, xend = 7, y = .221, yend = .221, colour = "firebrick2", size=0.8, arrow=arrow(length = unit(0.2, "cm"))) +
  annotate("segment", x = 3, xend = 1, y = .221, yend = .221, colour = "dodgerblue2", size=0.8, arrow=arrow(length = unit(0.2, "cm"))) +
  annotate("text", x = c(2), y = c(.25), label = "Temperature", cex=4, col = "black") +
  annotate("text", x = c(2), y = c(.235), label = "decrease", cex=4, col = "black") +
  annotate("text", x = c(6), y = c(.25), label = "Temperature", cex=4, col = "black") +
  annotate("text", x = c(6), y = c(.235), label = "increase", cex=4, col = "black") +
  annotate("text", x = c(4), y = c(0.2), label = "Control", cex=2.7, col = "black") + 
  theme(text=element_text(color="black"),axis.text=element_text(color="black")) + 
  theme(text=element_text(color="black"),axis.text=element_text(color="black")) +
  theme(text=element_text(size=12, family="Arial")) +
  theme(legend.position = c(0.816, 1.0515),
        legend.direction = "horizontal") +
  theme(plot.title = element_text(hjust = 0.01)) + theme(legend.background=element_rect(fill = alpha("white", 0))) + 
  theme(
    axis.line = element_line(linewidth = 0.4, color="black")) +
  ylim(0, 0.25)
#save plot POD
ggsave("2023-12-20_POD flavus.png", width = 20, height = 11, units = "cm", dpi = 600)



#plot for POD O. albinus
AlbinusPOD[,3] <- factor(AlbinusPOD[,3], levels=unique(AlbinusPOD[,3]))
AlbinusPODcoluor <- c("floralwhite", "floralwhite", "floralwhite", "gray40", "floralwhite", "floralwhite",
                      "floralwhite", "floralwhite", "floralwhite", "floralwhite", "floralwhite", "floralwhite",
                      "floralwhite")
p14 <- ggplot(AlbinusPOD, 
       aes(x = Temperature, y = Value, ymin = 0)) +
  geom_boxplot(outlier.alpha = 0, alpha = 0.5, fill = AlbinusPODcoluor, width = 0.6) +  
  geom_point(size = 2, alpha = 1, aes(group = Temperature, col = Depth, shape = Depth), 
             position = position_jitterdodge(jitter.width = 0.5)) +
  labs(fill = "Температура",
       col = "Depth, m:",
       shape = "Depth, m:",
       x = "Temperature, °C",
       y = "POD, nkat/mg protein",
  ) +
  theme(title  = ggtext::element_markdown()) +
  scale_color_manual(values = c("cornflowerblue", "darkblue")) +
  scale_shape_manual(values = c(17, 19)) +
  ggtitle(substitute(paste(bolditalic('O. albinus')))) +
  theme(panel.background = element_rect(fill = 'gray95')) +
  theme(text=element_text(color="black"),axis.text=element_text(color="black")) +
  theme(plot.title = element_text(hjust = 0.5)) +
  geom_vline(xintercept=c(3.5,4.5), linetype = "dashed", linewidth = 0.6) +
  annotate("segment", x = 5, xend = 7, y = .221, yend = .221, colour = "firebrick2", size=0.8, arrow=arrow(length = unit(0.2, "cm"))) +
  annotate("segment", x = 3, xend = 1, y = .221, yend = .221, colour = "dodgerblue2", size=0.8, arrow=arrow(length = unit(0.2, "cm"))) +
  annotate("text", x = c(2), y = c(.25), label = "Temperature", cex=4, col = "black") +
  annotate("text", x = c(2), y = c(.235), label = "decrease", cex=4, col = "black") +
  annotate("text", x = c(6), y = c(.25), label = "Temperature", cex=4, col = "black") +
  annotate("text", x = c(6), y = c(.235), label = "increase", cex=4, col = "black") +
  annotate("text", x = c(4), y = c(0.2), label = "Control", cex=2.7, col = "black") + 
  theme(text=element_text(color="black"),axis.text=element_text(color="black")) + 
  theme(text=element_text(color="black"),axis.text=element_text(color="black")) +
  theme(text=element_text(size=12, family="Arial")) +
  theme(legend.position = c(0.857, 1.0515),
        legend.direction = "horizontal") +
  theme(plot.title = element_text(hjust = 0.01)) + theme(legend.background=element_rect(fill = alpha("white", 0))) + 
  theme(
    axis.line = element_line(linewidth = 0.4, color="black")) +
  ylim(0, 0.25)

#save plot POD
ggsave("2023-12-20_POD albinus.png", width = 20, height = 11, units = "cm", dpi = 600)

p13/p14
ggsave("2_p_2023-12-20_POD albinus и flavus.png", width = 20, height = 22, units = "cm", dpi = 600)



#plot for CAT O. flavus
FlavusCAT[,3] <- factor(FlavusCAT[,3], levels=unique(FlavusCAT[,3]))
FlavusCATcoluor <- c("darkorange", "darkorange", "darkorange", "gray40", "darkorange", "darkorange",
                     "darkorange", "darkorange", "darkorange", "darkorange", "darkorange", "darkorange",
                     "darkorange")
p15 <- ggplot(FlavusCAT, 
       aes(x = Temperature, y = Value, ymin = 0)) +
  geom_boxplot(outlier.alpha = 0, alpha = 0.5, fill = FlavusPODcoluor, width = 0.6) +  
  geom_point(size = 2, alpha = 1, aes(group = Temperature, col = Depth, shape = Depth), 
             position = position_jitterdodge(jitter.width = 0.5)) +
  labs(fill = "Температура",
       col = "Depth, m:",
       shape = "Depth, m:",
       x = "Temperature, °C",
       y = "CAT, nkat/mg protein",
  ) +
  theme(title  = ggtext::element_markdown()) +
  scale_color_manual(values = c("deepskyblue", "cornflowerblue", "darkblue")) +
  scale_shape_manual(values = c(3, 8, 19, 3, 8, 19, 8, 19)) +
  ggtitle(substitute(paste(bolditalic('O. flavus')))) +
  theme(panel.background = element_rect(fill = 'gray95')) +
  theme(text=element_text(color="black"),axis.text=element_text(color="black")) +
  theme(plot.title = element_text(hjust = 0.5)) +
  geom_vline(xintercept=c(3.5,4.5), linetype = "dashed", linewidth = 0.6) +
  annotate("segment", x = 5, xend = 7, y = 1750, yend = 1750, colour = "firebrick2", size=0.8, arrow=arrow(length = unit(0.2, "cm"))) +
  annotate("segment", x = 3, xend = 1, y = 1750, yend = 1750, colour = "dodgerblue2", size=0.8, arrow=arrow(length = unit(0.2, "cm"))) +
  annotate("text", x = c(2), y = c(1975), label = "Temperature", cex=4, col = "black") +
  annotate("text", x = c(2), y = c(1830), label = "decrease", cex=4, col = "black") +
  annotate("text", x = c(6), y = c(1975), label = "Temperature", cex=4, col = "black") +
  annotate("text", x = c(6), y = c(1830), label = "increase", cex=4, col = "black") +
  annotate("text", x = c(4), y = c(1650), label = "Control", cex=2.7, col = "black") + 
  theme(text=element_text(color="black"),axis.text=element_text(color="black")) + 
  theme(text=element_text(color="black"),axis.text=element_text(color="black")) +
  theme(text=element_text(size=12, family="Arial")) +
  theme(legend.position = c(0.816, 1.0515),
        legend.direction = "horizontal") +
  theme(plot.title = element_text(hjust = 0.01)) + theme(legend.background=element_rect(fill = alpha("white", 0))) + 
  theme(
    axis.line = element_line(linewidth = 0.4, color="black")) +
  ylim(0, 2000)
#save plot CAT
ggsave("2023-12-20_CAT flavus.png", width = 20, height = 11, units = "cm", dpi = 600)

#plot for CAT O. albinus
AlbinusCAT[,3] <- factor(AlbinusCAT[,3], levels=unique(AlbinusCAT[,3]))
AlbinusCATcoluor <- c("floralwhite", "floralwhite", "floralwhite", "gray40", "floralwhite", "floralwhite",
                      "floralwhite", "floralwhite", "floralwhite", "floralwhite", "floralwhite", "floralwhite",
                      "floralwhite")
p16 <- ggplot(AlbinusCAT, 
       aes(x = Temperature, y = Value, ymin = 0)) +
  geom_boxplot(outlier.alpha = 0, alpha = 0.5, fill = AlbinusPODcoluor, width = 0.6) +  
  geom_point(size = 2, alpha = 1, aes(group = Temperature, col = Depth, shape = Depth), 
             position = position_jitterdodge(jitter.width = 0.5)) +
  labs(fill = "Температура",
       col = "Depth, m:",
       shape = "Depth, m:",
       x = "Temperature, °C",
       y = "CAT, nkat/mg protein",
  ) +
  theme(title  = ggtext::element_markdown()) +
  scale_color_manual(values = c("cornflowerblue", "darkblue")) +
  scale_shape_manual(values = c(17, 19)) +
  ggtitle(substitute(paste(bolditalic('O. albinus')))) +
  theme(panel.background = element_rect(fill = 'gray95')) +
  theme(text=element_text(color="black"),axis.text=element_text(color="black")) +
  theme(plot.title = element_text(hjust = 0.5)) +
  geom_vline(xintercept=c(3.5,4.5), linetype = "dashed", linewidth = 0.6) +
  annotate("segment", x = 5, xend = 7, y = 1750, yend = 1750, colour = "firebrick2", size=0.8, arrow=arrow(length = unit(0.2, "cm"))) +
  annotate("segment", x = 3, xend = 1, y = 1750, yend = 1750, colour = "dodgerblue2", size=0.8, arrow=arrow(length = unit(0.2, "cm"))) +
  annotate("text", x = c(2), y = c(1975), label = "Temperature", cex=4, col = "black") +
  annotate("text", x = c(2), y = c(1830), label = "decrease", cex=4, col = "black") +
  annotate("text", x = c(6), y = c(1975), label = "Temperature", cex=4, col = "black") +
  annotate("text", x = c(6), y = c(1830), label = "increase", cex=4, col = "black") +
  annotate("text", x = c(4), y = c(1650), label = "Control", cex=2.7, col = "black") + 
  theme(text=element_text(color="black"),axis.text=element_text(color="black")) + 
  theme(text=element_text(color="black"),axis.text=element_text(color="black")) +
  theme(text=element_text(size=12, family="Arial")) +
  theme(legend.position = c(0.857, 1.0515),
        legend.direction = "horizontal") +
  theme(plot.title = element_text(hjust = 0.01)) + theme(legend.background=element_rect(fill = alpha("white", 0))) + 
  theme(
    axis.line = element_line(linewidth = 0.4, color="black"))
#save plot CAT
ggsave("2023-12-20_CAT albinus.png", width = 20, height = 11, units = "cm", dpi = 600)

p15/p16
ggsave("2_p_2023-12-20_CAT albinus и flavus.png", width = 20, height = 22, units = "cm", dpi = 600)


#plot for GST O. flavus
FlavusGST[,3] <- factor(FlavusGST[,3], levels=unique(FlavusGST[,3]))
FlavusGSTcoluor <- c("darkorange", "darkorange", "darkorange", "gray40", "darkorange", "darkorange",
                     "darkorange", "darkorange", "darkorange", "darkorange", "darkorange", "darkorange",
                     "darkorange")
p17 <- ggplot(FlavusGST, 
       aes(x = Temperature, y = Value, ymin = 0)) +
  geom_boxplot(outlier.alpha = 0, alpha = 0.5, fill = FlavusGSTcoluor, width = 0.6) +  
  geom_point(size = 2, alpha = 1, aes(group = Temperature, col = Depth, shape = Depth), 
             position = position_jitterdodge(jitter.width = 0.5)) +
  labs(fill = "Температура",
       col = "Depth, m:",
       shape = "Depth, m:",
       x = "Temperature, °C",
       y = "GST, nkat/mg protein",
  ) +
  theme(title  = ggtext::element_markdown()) +
  scale_color_manual(values = c("deepskyblue", "cornflowerblue", "darkblue")) +
  scale_shape_manual(values = c(3, 8, 19, 3, 8, 19, 8, 19)) +
  ggtitle(substitute(paste(bolditalic('O. flavus')))) +
  theme(panel.background = element_rect(fill = 'gray95')) +
  theme(text=element_text(color="black"),axis.text=element_text(color="black")) +
  theme(plot.title = element_text(hjust = 0.5)) +
  geom_vline(xintercept=c(3.5,4.5), linetype = "dashed", linewidth = 0.6) +
  annotate("segment", x = 5, xend = 7, y = 29, yend = 29, colour = "firebrick2", size=0.8, arrow=arrow(length = unit(0.2, "cm"))) +
  annotate("segment", x = 3, xend = 1, y = 29, yend = 29, colour = "dodgerblue2", size=0.8, arrow=arrow(length = unit(0.2, "cm"))) +
  annotate("text", x = c(2), y = c(33), label = "Temperature", cex=4, col = "black") +
  annotate("text", x = c(2), y = c(31), label = "decrease", cex=4, col = "black") +
  annotate("text", x = c(6), y = c(33), label = "Temperature", cex=4, col = "black") +
  annotate("text", x = c(6), y = c(31), label = "increase", cex=4, col = "black") +
  annotate("text", x = c(4), y = c(27), label = "Control", cex=2.7, col = "black") + 
  theme(text=element_text(color="black"),axis.text=element_text(color="black")) + 
  theme(text=element_text(color="black"),axis.text=element_text(color="black")) +
  theme(text=element_text(size=12, family="Arial")) +
  theme(legend.position = c(0.816, 1.0515),
        legend.direction = "horizontal") +
  theme(plot.title = element_text(hjust = 0.01)) + theme(legend.background=element_rect(fill = alpha("white", 0))) + 
  theme(
    axis.line = element_line(linewidth = 0.4, color="black")) +
  ylim(0, 33)
#save plot GST
ggsave("2023-12-20_GST flavus.png", width = 20, height = 11, units = "cm", dpi = 600)


#plot for GST O. albinus
AlbinusGST[,3] <- factor(AlbinusGST[,3], levels=unique(AlbinusGST[,3]))
AlbinusGSTcoluor <- c("floralwhite", "floralwhite", "floralwhite", "gray40", "floralwhite", "floralwhite",
                      "floralwhite", "floralwhite", "floralwhite", "floralwhite", "floralwhite", "floralwhite",
                      "floralwhite")
p18 <- ggplot(AlbinusGST, 
       aes(x = Temperature, y = Value, ymin = 0)) +
  geom_boxplot(outlier.alpha = 0, alpha = 0.5, fill = AlbinusGSTcoluor, width = 0.6) +  
  geom_point(size = 2, alpha = 1, aes(group = Temperature, col = Depth, shape = Depth), 
             position = position_jitterdodge(jitter.width = 0.5)) +
  labs(fill = "Температура",
       col = "Depth, m:",
       shape = "Depth, m:",
       x = "Temperature, °C",
       y = "GST, nkat/mg protein",
  ) +
  theme(title  = ggtext::element_markdown()) +
  scale_color_manual(values = c("cornflowerblue", "darkblue")) +
  scale_shape_manual(values = c(17, 19)) +
  ggtitle(substitute(paste(bolditalic('O. albinus')))) +
  theme(panel.background = element_rect(fill = 'gray95')) +
  theme(text=element_text(color="black"),axis.text=element_text(color="black")) +
  theme(plot.title = element_text(hjust = 0.5)) +
  geom_vline(xintercept=c(3.5,4.5), linetype = "dashed", linewidth = 0.6) +
  annotate("segment", x = 5, xend = 7, y = 29, yend = 29, colour = "firebrick2", size=0.8, arrow=arrow(length = unit(0.2, "cm"))) +
  annotate("segment", x = 3, xend = 1, y = 29, yend = 29, colour = "dodgerblue2", size=0.8, arrow=arrow(length = unit(0.2, "cm"))) +
  annotate("text", x = c(2), y = c(33), label = "Temperature", cex=4, col = "black") +
  annotate("text", x = c(2), y = c(31), label = "decrease", cex=4, col = "black") +
  annotate("text", x = c(6), y = c(33), label = "Temperature", cex=4, col = "black") +
  annotate("text", x = c(6), y = c(31), label = "increase", cex=4, col = "black") +
  annotate("text", x = c(4), y = c(27), label = "Control", cex=2.7, col = "black") + 
  annotate("text", x = c(1), y = c(20), label = substitute(paste(bold("*"))), cex=10, col = "black") +
  annotate("text", x = c(2), y = c(20), label = substitute(paste(bold("*"))), cex=10, col = "black") +
  annotate("text", x = c(11), y = c(18), label = substitute(paste(bold("*"))), cex=10, col = "black") +
  theme(text=element_text(color="black"),axis.text=element_text(color="black")) + 
  theme(text=element_text(color="black"),axis.text=element_text(color="black")) +
  theme(text=element_text(size=12, family="Arial")) +
  theme(legend.position = c(0.816, 1.0515),
        legend.direction = "horizontal") +
  theme(plot.title = element_text(hjust = 0.01)) + theme(legend.background=element_rect(fill = alpha("white", 0))) + 
  theme(
    axis.line = element_line(linewidth = 0.4, color="black")) +
  ylim(0, 33)
#save plot GST
ggsave("2023-12-20_GST albinus.png", width = 20, height = 11, units = "cm", dpi = 600)

p17/p18

ggsave("2_p_2023-12-20_GST albinus and flavus.png", width = 20, height = 22, units = "cm", dpi = 600)

#plot for GST O. flavus
FlavusLDH[,3] <- factor(FlavusLDH[,3], levels=unique(FlavusLDH[,3]))
FlavusLDHcoluor <- c("darkorange", "darkorange", "darkorange", "gray40", "darkorange", "darkorange",
                     "darkorange", "darkorange", "darkorange", "darkorange", "darkorange", "darkorange",
                     "darkorange")
p19 <- ggplot(FlavusLDH, 
       aes(x = Temperature, y = Value, ymin = 0)) +
  geom_boxplot(outlier.alpha = 0, alpha = 0.5, fill = FlavusLDHcoluor, width = 0.6) +  
  geom_point(size = 2, alpha = 1, aes(group = Temperature, col = Depth, shape = Depth), 
             position = position_jitterdodge(jitter.width = 0.5)) +
  labs(fill = "Температура",
       col = "Depth, m:",
       shape = "Depth, m:",
       x = "Temperature, °C",
       y = "LDG, nkat/mg protein",
  ) +
  theme(title  = ggtext::element_markdown()) +
  scale_color_manual(values = c("deepskyblue", "cornflowerblue", "darkblue")) +
  scale_shape_manual(values = c(3, 8, 19, 3, 8, 19, 8, 19)) +
  ggtitle(substitute(paste(bolditalic('O. flavus')))) +
  theme(panel.background = element_rect(fill = 'gray95')) +
  theme(text=element_text(color="black"),axis.text=element_text(color="black")) +
  theme(plot.title = element_text(hjust = 0.5)) +
  geom_vline(xintercept=c(3.5,4.5), linetype = "dashed", linewidth = 0.6) +
  annotate("segment", x = 5, xend = 7, y = 1000, yend = 1000, colour = "firebrick2", size=0.8, arrow=arrow(length = unit(0.2, "cm"))) +
  annotate("segment", x = 3, xend = 1, y = 1000, yend = 1000, colour = "dodgerblue2", size=0.8, arrow=arrow(length = unit(0.2, "cm"))) +
  annotate("text", x = c(2), y = c(1125), label = "Temperature", cex=4, col = "black") +
  annotate("text", x = c(2), y = c(1050), label = "decrease", cex=4, col = "black") +
  annotate("text", x = c(6), y = c(1125), label = "Temperature", cex=4, col = "black") +
  annotate("text", x = c(6), y = c(1050), label = "increase", cex=4, col = "black") +
  annotate("text", x = c(4), y = c(950), label = "Control", cex=2.7, col = "black") + 
  theme(text=element_text(color="black"),axis.text=element_text(color="black")) + 
  theme(text=element_text(color="black"),axis.text=element_text(color="black")) +
  theme(text=element_text(size=12, family="Arial")) +
  theme(legend.position = c(0.816, 1.0515),
        legend.direction = "horizontal") +
  theme(plot.title = element_text(hjust = 0.01)) + theme(legend.background=element_rect(fill = alpha("white", 0))) + 
  theme(
    axis.line = element_line(linewidth = 0.4, color="black")) +
  ylim(0, 1250)
#save plot LDH
ggsave("2023-12-20_LDH flavus.png", width = 20, height = 11, units = "cm", dpi = 600)


#plot for LDH O. albinus
AlbinusLDH[,3] <- factor(AlbinusLDH[,3], levels=unique(AlbinusLDH[,3]))
AlbinusLDHcoluor <- c("floralwhite", "floralwhite", "floralwhite", "gray40", "floralwhite", "floralwhite",
                      "floralwhite", "floralwhite", "floralwhite", "floralwhite", "floralwhite", "floralwhite",
                      "floralwhite")
p20 <- ggplot(AlbinusLDH, 
       aes(x = Temperature, y = Value, ymin = 0)) +
  geom_boxplot(outlier.alpha = 0, alpha = 0.5, fill = AlbinusLDHcoluor, width = 0.6) +  
  geom_point(size = 2, alpha = 1, aes(group = Temperature, col = Depth, shape = Depth), 
             position = position_jitterdodge(jitter.width = 0.5)) +
  labs(fill = "Температура",
       col = "Depth, m:",
       shape = "Depth, m:",
       x = "Temperature, °C",
       y = "LDG, nkat/mg protein",
  ) +
  theme(title  = ggtext::element_markdown()) +
  scale_color_manual(values = c("cornflowerblue", "darkblue")) +
  scale_shape_manual(values = c(17, 19)) +
  ggtitle(substitute(paste(bolditalic('O. albinus')))) +
  theme(panel.background = element_rect(fill = 'gray95')) +
  theme(text=element_text(color="black"),axis.text=element_text(color="black")) +
  theme(plot.title = element_text(hjust = 0.5)) +
  geom_vline(xintercept=c(3.5,4.5), linetype = "dashed", linewidth = 0.6) +
  annotate("segment", x = 5, xend = 7, y = 1000, yend = 1000, colour = "firebrick2", size=0.8, arrow=arrow(length = unit(0.2, "cm"))) +
  annotate("segment", x = 3, xend = 1, y = 1000, yend = 1000, colour = "dodgerblue2", size=0.8, arrow=arrow(length = unit(0.2, "cm"))) +
  annotate("text", x = c(2), y = c(1125), label = "Temperature", cex=4, col = "black") +
  annotate("text", x = c(2), y = c(1050), label = "decrease", cex=4, col = "black") +
  annotate("text", x = c(6), y = c(1125), label = "Temperature", cex=4, col = "black") +
  annotate("text", x = c(6), y = c(1050), label = "increase", cex=4, col = "black") +
  annotate("text", x = c(4), y = c(950), label = "Control", cex=2.7, col = "black") + 
  annotate("text", x = c(7), y = c(220), label = substitute(paste(bold("*"))), cex=10, col = "black") +
  annotate("text", x = c(10), y = c(220 ), label = substitute(paste(bold("*"))), cex=10, col = "black") +
  theme(text=element_text(color="black"),axis.text=element_text(color="black")) + 
  theme(text=element_text(color="black"),axis.text=element_text(color="black")) +
  theme(text=element_text(size=12, family="Arial")) +
  theme(legend.position = c(0.816, 1.0515),
        legend.direction = "horizontal") +
  theme(plot.title = element_text(hjust = 0.01)) + theme(legend.background=element_rect(fill = alpha("white", 0))) + 
  theme(
    axis.line = element_line(linewidth = 0.4, color="black")) +
  ylim(0, 1250)
#save plot LDH
ggsave("2023-12-20_LDH albinus.png", width = 20, height = 11, units = "cm", dpi = 600)

p19/p20
ggsave("2_p_2023-12-20_LDH albinus and flavus.png", width = 20, height = 22, units = "cm", dpi = 600)
